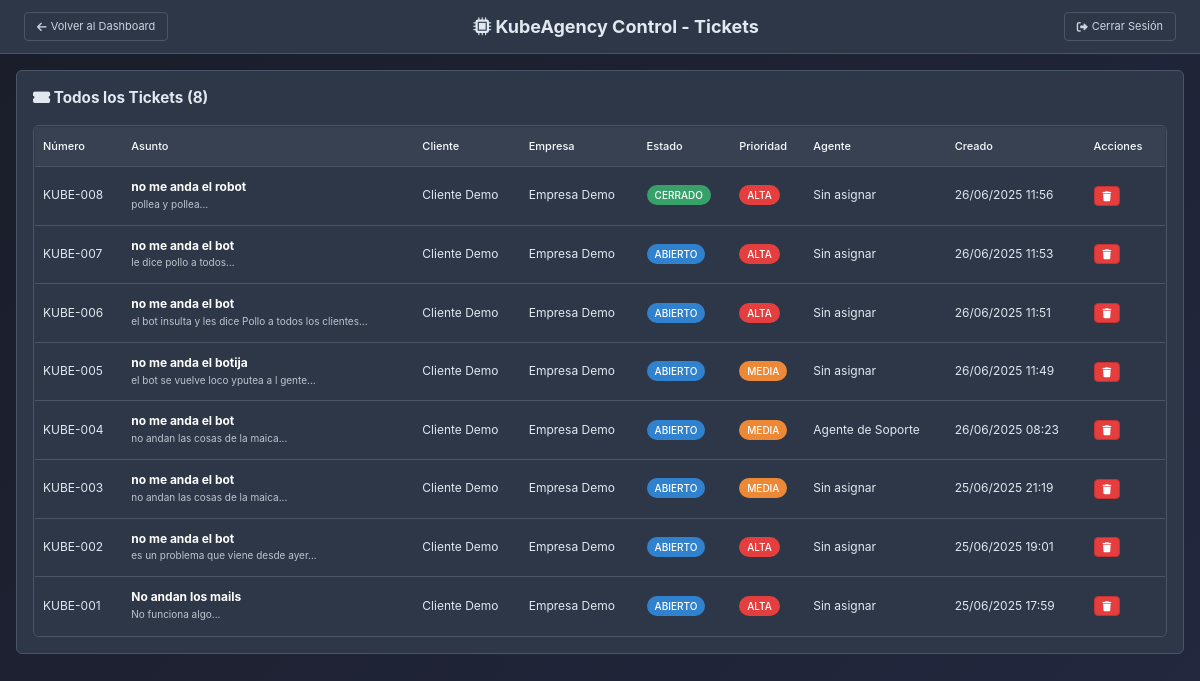
/tickets.php (signed in), run on the app's committed database.
### tables this page shows
CREATE TABLE `tickets` (
  `id` int(11) NOT NULL AUTO_INCREMENT,
  `title` varchar(200) NOT NULL,
  `description` text NOT NULL,
  `status` enum('abierto','proceso','cerrado') DEFAULT 'abierto',
  `priority` enum('baja','media','alta','critica') DEFAULT 'media',
  `cliente_id` int(11) NOT NULL,
  `agente_id` int(11) DEFAULT NULL,
  `created_at` timestamp NOT NULL DEFAULT current_timestamp(),
  `updated_at` timestamp NOT NULL DEFAULT current_timestamp() ON UPDATE current_timestamp(),
  `closed_at` timestamp NULL DEFAULT NULL,
  `ticket_number` varchar(50) DEFAULT NULL,
  `subject` varchar(255) DEFAULT NULL,
  `category` varchar(100) DEFAULT NULL,
  PRIMARY KEY (`id`),
  UNIQUE KEY `ticket_number` (`ticket_number`),
  KEY `cliente_id` (`cliente_id`),
  KEY `agente_id` (`agente_id`),
  CONSTRAINT `tickets_ibfk_1` FOREIGN KEY (`cliente_id`) REFERENCES `users` (`id`) ON DELETE CASCADE,
  CONSTRAINT `tickets_ibfk_2` FOREIGN KEY (`agente_id`) REFERENCES `users` (`id`) ON DELETE SET NULL
);

CREATE TABLE `users` (
  `id` int(11) NOT NULL AUTO_INCREMENT,
  `name` varchar(100) NOT NULL,
  `email` varchar(100) NOT NULL,
  `password` varchar(255) NOT NULL,
  `role` enum('admin','agente','cliente') NOT NULL DEFAULT 'cliente',
  `company` varchar(100) DEFAULT NULL,
  `phone` varchar(20) DEFAULT NULL,
  `status` enum('activo','inactivo') DEFAULT 'activo',
  `created_at` timestamp NOT NULL DEFAULT current_timestamp(),
  `updated_at` timestamp NOT NULL DEFAULT current_timestamp() ON UPDATE current_timestamp(),
  PRIMARY KEY (`id`),
  UNIQUE KEY `email` (`email`)
);

### tickets.php (the view, shortened to what this page needs)
<?php
$host = 'localhost';
$dbname = 'sistema_tickets_kube';
$username = 'root';
$password = '';
try {
    $pdo = new PDO("mysql:host=$host;dbname=$dbname;charset=utf8mb4", $username, $password);
    $pdo->setAttribute(PDO::ATTR_ERRMODE, PDO::ERRMODE_EXCEPTION);
} catch(PDOException $e) {
    die("Error de conexión: " . $e->getMessage());
}
$stmt = $pdo->query("
    SELECT t.*, u.name as cliente_name, u.company as cliente_company,
           a.name as agente_name
    FROM tickets t
    LEFT JOIN users u ON t.cliente_id = u.id
    LEFT JOIN users a ON t.agente_id = a.id
    ORDER BY t.created_at DESC
");
$tickets = $stmt->fetchAll();
?>
<!DOCTYPE html>
<html lang="es">
<head>
    <link href="https://cdnjs.cloudflare.com/ajax/libs/font-awesome/6.0.0/css/all.min.css" rel="stylesheet">
</head>
<body>
    <div class="header">
        <div>
            <a href="index.php" class="btn btn-secondary">
                <i class="fas fa-arrow-left"></i> Volver al Dashboard
            </a>
        </div>
        <h2><i class="fas fa-microchip"></i> KubeAgency Control - Tickets</h2>
        <div>
            <a href="logout.php" class="btn btn-secondary">
                <i class="fas fa-sign-out-alt"></i> Cerrar Sesión
            </a>
        </div>
    </div>
    <div class="container">
        <div class="card">
            <h3 style="margin-bottom: 1rem;">
                <i class="fas fa-ticket-alt"></i> Todos los Tickets (<?php echo count($tickets); ?>)
            </h3>
            <?php if (count($tickets) > 0): ?>
                <div class="table-container">
                    <table class="tickets-table">
                        <thead>
                            <tr>
                                <th>Número</th>
                                <th>Asunto</th>
                                <th>Cliente</th>
                                <th>Empresa</th>
                                <th>Estado</th>
                                <th>Prioridad</th>
                                <th>Agente</th>
                                <th>Creado</th>
                                <th style="width: 80px;">Acciones</th>
                            </tr>
                        </thead>
                        <tbody>
                            <?php foreach ($tickets as $ticket): ?>
                                <tr>
                                    <td><?php echo htmlspecialchars($ticket['ticket_number'] ?? 'KUBE-' . str_pad($ticket['id'], 3, '0', STR_PAD_LEFT)); ?></td>
                                    <td>
                                        <a href="ticket-detalle.php?id=<?php echo $ticket['id']; ?>" style="color: white; text-decoration: none;">
                                            <strong><?php echo htmlspecialchars($ticket['subject'] ?? $ticket['title']); ?></strong>
                                        </a>
                                        <br>
                                        <small style="opacity: 0.8;">
                                            <?php echo substr(htmlspecialchars($ticket['description']), 0, 100); ?>...
                                        </small>
                                    </td>
                                    <td><?php echo htmlspecialchars($ticket['cliente_name']); ?></td>
                                    <td><?php echo htmlspecialchars($ticket['cliente_company'] ?? '-'); ?></td>
                                    <td>
                                        <span class="status-badge status-<?php echo $ticket['status']; ?>">
                                            <?php echo str_replace('_', ' ', $ticket['status']); ?>
                                        </span>
                                    </td>
                                    <td>
                                        <span class="priority-badge priority-<?php echo $ticket['priority']; ?>">
                                            <?php echo ucfirst($ticket['priority']); ?>
                                        </span>
                                    </td>
                                    <td><?php echo htmlspecialchars($ticket['agente_name'] ?? 'Sin asignar'); ?></td>
                                    <td><?php echo date('d/m/Y H:i', strtotime($ticket['created_at'])); ?></td>
                                    <td>
                                        <button onclick="confirmDelete(<?php echo $ticket['id']; ?>, '<?php echo htmlspecialchars($ticket['ticket_number'] ?? 'KUBE-' . str_pad($ticket['id'], 3, '0', STR_PAD_LEFT), ENT_QUOTES); ?>')"
                                                class="btn btn-danger btn-small"
                                                title="Eliminar ticket">
                                            <i class="fas fa-trash"></i>
                                        </button>
                                    </td>
                                </tr>
                            <?php endforeach; ?>
                        </tbody>
                    </table>
                </div>
            <?php endif; ?>
        </div>
    </div>
</body>
</html>

### tickets.php (style rules this page uses)
* { margin: 0; padding: 0; box-sizing: border-box; }
body { font-family: 'Inter', -apple-system, BlinkMacSystemFont, 'Segoe UI', sans-serif; background: #1a1d29; min-height: 100vh; color: #e2e8f0; overflow-x: hidden; width: 100%; min-width: 0; font-size: 13px; line-height: 1.4; }
body::before { content: ''; position: fixed; top: 0; left: 0; width: 100%; height: 100%; background: linear-gradient(135deg, #1a1d29 0%, #232840 100%); z-index: -1; }
.header { background: #2d3748; padding: 0.75rem 1.5rem; display: flex; justify-content: space-between; align-items: center; border-bottom: 1px solid #4a5568; font-size: 12px; }
.btn { padding: 0.375rem 0.75rem; border: 1px solid #4a5568; border-radius: 4px; background: #6b7280; color: white; text-decoration: none; font-size: 11px; font-weight: 400; cursor: pointer; transition: background-color 0.2s ease; display: inline-flex; align-items: center; gap: 0.25rem; font-family: inherit; }
.btn-secondary { background: transparent; border: 1px solid #4a5568; color: #cbd5e0; }
.container { max-width: 1400px; margin: 0 auto; padding: 1rem; overflow-x: hidden; min-width: 0; }
.tickets-table { background: #2d3748; border: 1px solid #4a5568; border-radius: 4px; overflow: hidden; }
.card { background: #2d3748; border-radius: 6px; padding: 1rem; border: 1px solid #4a5568; margin-bottom: 1rem; }
.table-container { overflow-x: auto; border-radius: 6px; border: 1px solid #4a5568; }
.tickets-table { width: 100%; border-collapse: collapse; background: #2d3748; }
.tickets-table th { background: #374151; color: #f7fafc; font-weight: 500; font-size: 11px; padding: 0.75rem 0.5rem; text-align: left; border-bottom: 1px solid #4a5568; }
.tickets-table td { padding: 0.75rem 0.5rem; border-bottom: 1px solid #4a5568; color: #e2e8f0; font-size: 12px; }
.status-badge { padding: 0.25rem 0.5rem; border-radius: 12px; font-size: 10px; font-weight: 500; text-transform: uppercase; }
.status-abierto { background: #3182ce; color: white; }
.status-cerrado { background: #38a169; color: white; }
.priority-badge { padding: 0.25rem 0.5rem; border-radius: 12px; font-size: 10px; font-weight: 500; text-transform: uppercase; }
.priority-alta { background: #e53e3e; color: white; }
.priority-media { background: #ed8936; color: white; }
.btn-danger { background: #e53e3e; border: 1px solid #c53030; color: white; }
.btn-small { padding: 0.25rem 0.5rem; font-size: 10px; }

### data on the page
tickets: ticket_number "KUBE-008", subject "no me anda el robot", description "pollea y pollea", cliente.name "Cliente Demo", cliente.company "Empresa Demo", status "CERRADO", priority "ALTA", agente_name "Sin asignar", created_at "26/06/2025 11:56"
tickets: ticket_number "KUBE-007", subject "no me anda el bot", description "le dice pollo a todos", cliente.name "Cliente Demo", cliente.company "Empresa Demo", status "ABIERTO", priority "ALTA", agente_name "Sin asignar", created_at "26/06/2025 11:53"
tickets: ticket_number "KUBE-006", subject "no me anda el bot", description "el bot insulta y les dice Pollo a todos los clientes", cliente.name "Cliente Demo", cliente.company "Empresa Demo", status "ABIERTO", priority "ALTA", agente_name "Sin asignar", created_at "26/06/2025 11:51"
tickets: ticket_number "KUBE-005", subject "no me anda el botija", description "el bot se vuelve loco yputea a l gente", cliente.name "Cliente Demo", cliente.company "Empresa Demo", status "ABIERTO", priority "MEDIA", agente_name "Sin asignar", created_at "26/06/2025 11:49"
tickets: ticket_number "KUBE-004", subject "no me anda el bot", description "no andan las cosas de la maica", cliente.name "Cliente Demo", cliente.company "Empresa Demo", status "ABIERTO", priority "MEDIA", agente.name "Agente de Soporte", created_at "26/06/2025 08:23"
tickets: ticket_number "KUBE-003", subject "no me anda el bot", description "no andan las cosas de la maica", cliente.name "Cliente Demo", cliente.company "Empresa Demo", status "ABIERTO", priority "MEDIA", agente_name "Sin asignar", created_at "25/06/2025 21:19"
tickets: ticket_number "KUBE-002", subject "no me anda el bot", description "es un problema que viene desde ayer", cliente.name "Cliente Demo", cliente.company "Empresa Demo", status "ABIERTO", priority "ALTA", agente_name "Sin asignar", created_at "25/06/2025 19:01"
tickets: ticket_number "KUBE-001", subject "No andan los mails", description "No funciona algo", cliente.name "Cliente Demo", cliente.company "Empresa Demo", status "ABIERTO", priority "ALTA", agente_name "Sin asignar", created_at "25/06/2025 17:59"

### other printed values
count($tickets) "8"
